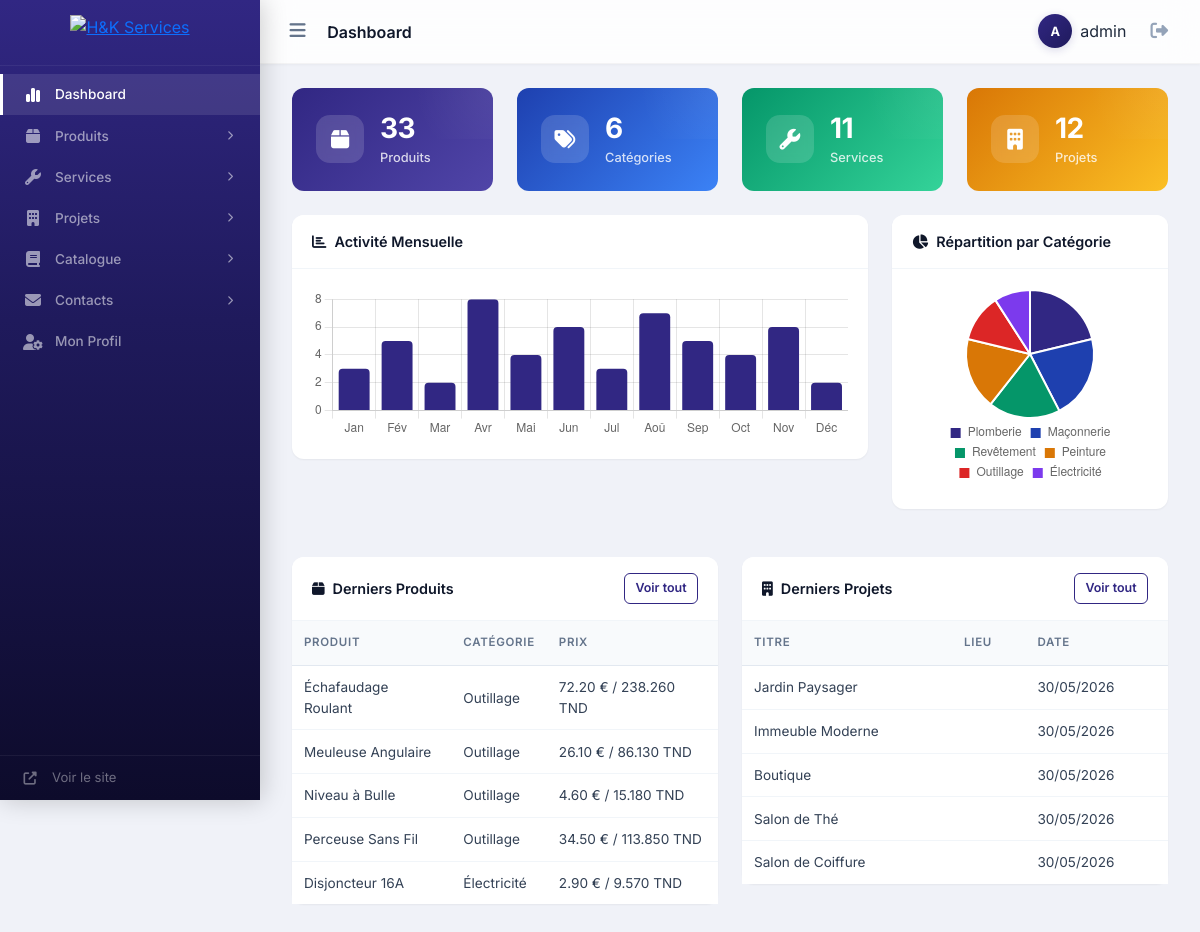
Page /admin/dashboard.php (signed in) on the committed database.
### tables this page shows
CREATE TABLE `products` (
  `id` int(11) NOT NULL AUTO_INCREMENT,
  `category_id` int(11) NOT NULL,
  `name` varchar(255) NOT NULL,
  `slug` varchar(255) NOT NULL,
  `description` text DEFAULT NULL,
  `price_eur` decimal(10,2) NOT NULL DEFAULT 0.00,
  `price_tnd` decimal(10,3) NOT NULL DEFAULT 0.000,
  `image` varchar(255) DEFAULT NULL,
  `badge_type` enum('none','nouveau','promotion','populaire') DEFAULT 'none',
  `colors` longtext DEFAULT NULL CHECK (json_valid(`colors`)),
  `featured` tinyint(1) DEFAULT 0,
  `active` tinyint(1) DEFAULT 1,
  `order_index` int(11) DEFAULT 0,
  `created_at` datetime DEFAULT current_timestamp(),
  `updated_at` datetime DEFAULT current_timestamp() ON UPDATE current_timestamp(),
  PRIMARY KEY (`id`),
  UNIQUE KEY `slug` (`slug`),
  KEY `category_id` (`category_id`),
  CONSTRAINT `products_ibfk_1` FOREIGN KEY (`category_id`) REFERENCES `categories` (`id`) ON DELETE CASCADE
);

CREATE TABLE `categories` (
  `id` int(11) NOT NULL AUTO_INCREMENT,
  `name` varchar(100) NOT NULL,
  `slug` varchar(100) NOT NULL,
  `icon` varchar(10) DEFAULT '?',
  `description` text DEFAULT NULL,
  `order_index` int(11) DEFAULT 0,
  `created_at` datetime DEFAULT current_timestamp(),
  `updated_at` datetime DEFAULT current_timestamp() ON UPDATE current_timestamp(),
  PRIMARY KEY (`id`),
  UNIQUE KEY `slug` (`slug`)
);

CREATE TABLE `projects` (
  `id` int(11) NOT NULL AUTO_INCREMENT,
  `title` varchar(255) NOT NULL,
  `slug` varchar(255) NOT NULL,
  `category` varchar(100) DEFAULT 'amenagement',
  `project_number` varchar(50) DEFAULT NULL,
  `description` text DEFAULT NULL,
  `location` varchar(255) DEFAULT NULL,
  `surface` varchar(50) DEFAULT NULL,
  `client` varchar(255) DEFAULT NULL,
  `thumbnail` varchar(255) DEFAULT NULL,
  `images` longtext DEFAULT NULL CHECK (json_valid(`images`)),
  `active` tinyint(1) DEFAULT 1,
  `order_index` int(11) DEFAULT 0,
  `created_at` datetime DEFAULT current_timestamp(),
  `updated_at` datetime DEFAULT current_timestamp() ON UPDATE current_timestamp(),
  PRIMARY KEY (`id`),
  UNIQUE KEY `slug` (`slug`)
);

### includes/helpers.php (called while the page is built, shortened)
<?php
function sanitize($input): string {
    return htmlspecialchars(trim((string)$input), ENT_QUOTES, 'UTF-8');
}

### admin/dashboard.php (the view, shortened to what this page needs)
<?php
require_once __DIR__ . '/partials/header.php';
$db = getDB();
$stats = [
    'products'   => $db->query("SELECT COUNT(*) FROM products")->fetchColumn(),
    'categories' => $db->query("SELECT COUNT(*) FROM categories")->fetchColumn(),
    'services'   => $db->query("SELECT COUNT(*) FROM services WHERE active=1")->fetchColumn(),
    'projects'   => $db->query("SELECT COUNT(*) FROM projects WHERE active=1")->fetchColumn(),
];
$catDist = $db->query("SELECT c.name, COUNT(p.id) as cnt FROM categories c LEFT JOIN products p ON p.category_id=c.id GROUP BY c.id ORDER BY cnt DESC")->fetchAll();
$recentProducts = $db->query("SELECT p.id, p.name, p.price_eur, p.price_tnd, c.name as cat FROM products p LEFT JOIN categories c ON c.id=p.category_id ORDER BY p.id DESC LIMIT 5")->fetchAll();
$recentProjects = $db->query("SELECT id, title, location, created_at FROM projects WHERE active=1 ORDER BY id DESC LIMIT 5")->fetchAll();
?>
<div class="row g-4 mb-4">
    <div class="col-md-3 col-6">
        <div class="stat-card" style="background:linear-gradient(135deg,#312783,#5045a8)">
            <div class="stat-icon"><i class="fas fa-box"></i></div>
            <div><div class="stat-number"><?= $stats['products'] ?></div><div class="stat-label">Produits</div></div>
        </div>
    </div>
    <div class="col-md-3 col-6">
        <div class="stat-card" style="background:linear-gradient(135deg,#1e40af,#3b82f6)">
            <div class="stat-icon"><i class="fas fa-tags"></i></div>
            <div><div class="stat-number"><?= $stats['categories'] ?></div><div class="stat-label">Catégories</div></div>
        </div>
    </div>
    <div class="col-md-3 col-6">
        <div class="stat-card" style="background:linear-gradient(135deg,#059669,#34d399)">
            <div class="stat-icon"><i class="fas fa-wrench"></i></div>
            <div><div class="stat-number"><?= $stats['services'] ?></div><div class="stat-label">Services</div></div>
        </div>
    </div>
    <div class="col-md-3 col-6">
        <div class="stat-card" style="background:linear-gradient(135deg,#d97706,#fbbf24)">
            <div class="stat-icon"><i class="fas fa-building"></i></div>
            <div><div class="stat-number"><?= $stats['projects'] ?></div><div class="stat-label">Projets</div></div>
        </div>
    </div>
</div>
<div class="row g-4 mb-4">
    <div class="col-lg-8">
        <div class="card">
            <div class="card-header"><i class="fas fa-chart-bar me-2"></i>Activité Mensuelle</div>
            <div class="card-body chart-container"><canvas id="barChart"></canvas></div>
        </div>
    </div>
    <div class="col-lg-4">
        <div class="card">
            <div class="card-header"><i class="fas fa-chart-pie me-2"></i>Répartition par Catégorie</div>
            <div class="card-body chart-container" style="height:240px"><canvas id="pieChart"></canvas></div>
        </div>
    </div>
</div>
<div class="row g-4">
    <div class="col-lg-6">
        <div class="card">
            <div class="card-header d-flex justify-content-between align-items-center">
                <span><i class="fas fa-box me-2"></i>Derniers Produits</span>
                <a href="<?= BASE_PATH ?>/admin/products/index.php" class="btn btn-sm btn-outline-brand">Voir tout</a>
            </div>
            <div class="card-body p-0">
                <div class="table-responsive">
                    <table class="table table-hover mb-0">
                        <thead><tr><th>Produit</th><th>Catégorie</th><th>Prix</th></tr></thead>
                        <tbody>
                            <?php foreach ($recentProducts as $p): ?>
                            <tr><td><?= sanitize($p['name']) ?></td><td><?= sanitize($p['cat']) ?></td><td><?= number_format($p['price_eur'], 2) ?> € / <?= number_format($p['price_tnd'], 3) ?> TND</td></tr>
                            <?php endforeach; ?>
                        </tbody>
                    </table>
                </div>
            </div>
        </div>
    </div>
    <div class="col-lg-6">
        <div class="card">
            <div class="card-header d-flex justify-content-between align-items-center">
                <span><i class="fas fa-building me-2"></i>Derniers Projets</span>
                <a href="<?= BASE_PATH ?>/admin/projects/index.php" class="btn btn-sm btn-outline-brand">Voir tout</a>
            </div>
            <div class="card-body p-0">
                <div class="table-responsive">
                    <table class="table table-hover mb-0">
                        <thead><tr><th>Titre</th><th>Lieu</th><th>Date</th></tr></thead>
                        <tbody>
                            <?php foreach ($recentProjects as $p): ?>
                            <tr><td><?= sanitize($p['title']) ?></td><td><?= sanitize($p['location']) ?></td><td><?= date('d/m/Y', strtotime($p['created_at'])) ?></td></tr>
                            <?php endforeach; ?>
                        </tbody>
                    </table>
                </div>
            </div>
        </div>
    </div>
</div>
<script>
const catLabels = <?= json_encode(array_map(fn($r) => $r['name'], $catDist)) ?>;
const catData = <?= json_encode(array_map(fn($r) => (int)$r['cnt'], $catDist)) ?>;
new Chart(document.getElementById('barChart'), {
    type: 'bar',
    data: { labels: ['Jan','Fév','Mar','Avr','Mai','Jun','Jul','Aoû','Sep','Oct','Nov','Déc'], datasets: [{ label: 'Nouveaux produits', data: [3,5,2,8,4,6,3,7,5,4,6,2], backgroundColor: '#312783', borderRadius: 4 }] },
    options: { responsive: true, maintainAspectRatio: false, plugins: { legend: { display: false } } }
});
new Chart(document.getElementById('pieChart'), {
    type: 'pie',
    data: { labels: catLabels, datasets: [{ data: catData, backgroundColor: ['#312783','#1e40af','#059669','#d97706','#dc2626','#7c3aed','#0891b2'] }] },
    options: { responsive: true, maintainAspectRatio: false, plugins: { legend: { position: 'bottom', labels: { boxWidth: 12, padding: 8 } } } }
});
</script>
<?php require_once __DIR__ . '/partials/footer.php'; ?>

### admin/assets/admin.css (style rules this page uses)
:root { --brand: #312783; --brand-dark: #1f1a5c; --brand-deeper: #0d0b2b; --brand-light: #e8e6f7; --brand-glow: rgba(49, 39, 131, .18); --sidebar-w: 260px; --sidebar-collapsed-w: 68px; --topbar-h: 64px; --radius: 12px; --radius-sm: 8px; --radius-xs: 6px; --shadow-sm: 0 1px 2px rgba(0,0,0,.05); --shadow-md: 0 4px 12px rgba(0,0,0,.07); --shadow-lg: 0 12px 40px rgba(0,0,0,.1); --transition: .25s cubic-bezier(.4,0,.2,1); }
*, *::before, *::after { box-sizing: border-box; }
body { font-family: 'Inter', -apple-system, BlinkMacSystemFont, sans-serif; background: #f0f2f8; overflow-x: hidden; color: #1e293b; -webkit-font-smoothing: antialiased; }
.card { border: none; border-radius: var(--radius); box-shadow: var(--shadow-sm); margin-bottom: 1.5rem; transition: box-shadow var(--transition), transform .2s; }
.card-header { background: #fff; border-bottom: 1px solid #f1f5f9; padding: 1rem 1.25rem; font-weight: 600; font-size: .9rem; color: #0f172a; border-radius: var(--radius) var(--radius) 0 0 !important; }
.card-body { padding: 1.25rem; }
.stat-card { border-radius: var(--radius); padding: 1.5rem; display: flex; align-items: center; gap: 1rem; color: #fff; transition: transform .25s, box-shadow .3s; cursor: default; position: relative; overflow: hidden; }
.stat-card::after { content: ''; position: absolute; top: -50%; right: -50%; width: 100%; height: 100%; background: radial-gradient(circle, rgba(255,255,255,.06), transparent 70%); pointer-events: none; }
.stat-card .stat-icon { width: 48px; height: 48px; border-radius: 14px; background: rgba(255,255,255,.15); display: flex; align-items: center; justify-content: center; font-size: 1.3rem; flex-shrink: 0; backdrop-filter: blur(4px); }
.stat-card .stat-number { font-size: 1.75rem; font-weight: 700; line-height: 1.2; letter-spacing: -.02em; }
.stat-card .stat-label { font-size: .8rem; opacity: .8; margin-top: 2px; font-weight: 500; }
.table { margin-bottom: 0; }
.table th { font-weight: 600; font-size: .72rem; text-transform: uppercase; letter-spacing: .06em; color: #64748b; border-bottom: 1px solid #e2e8f0; padding: .85rem .75rem; background: #f8fafc; white-space: nowrap; }
.table td { vertical-align: middle; font-size: .85rem; padding: .7rem .75rem; color: #334155; border-bottom: 1px solid #f1f5f9; }
.table tbody tr { transition: background .15s; }
.table tbody tr:last-child td { border-bottom: none; }
.btn-outline-brand { color: var(--brand); border: 1.5px solid var(--brand); border-radius: var(--radius-sm); font-weight: 600; font-size: .8rem; padding: .4rem .85rem; transition: all .2s; text-decoration: none; display: inline-flex; align-items: center; gap: .35rem; background: transparent; cursor: pointer; font-family: 'Inter', sans-serif; }
.btn-sm { border-radius: var(--radius-xs); padding: .3rem .65rem; font-size: .78rem; }

### rows in the picture
products: name "Échafaudage Roulant", category.name "Outillage", price_eur "72.20", price_tnd "238.260"
products: name "Meuleuse Angulaire", category.name "Outillage", price_eur "26.10", price_tnd "86.130"
products: name "Niveau à Bulle", category.name "Outillage", price_eur "4.60", price_tnd "15.180"
products: name "Perceuse Sans Fil", category.name "Outillage", price_eur "34.50", price_tnd "113.850"
products: name "Disjoncteur 16A", category.name "Électricité", price_eur "2.90", price_tnd "9.570"
projects: title "Jardin Paysager", created_at "30/05/2026"
projects: title "Immeuble Moderne", created_at "30/05/2026"
projects: title "Boutique", created_at "30/05/2026"
projects: title "Salon de Thé", created_at "30/05/2026"
projects: title "Salon de Coiffure", created_at "30/05/2026"

### other values in the picture
$pageTitle "Dashboard"
substr(adminName(), 0, 1) "A"
adminName() "admin"
$stats['products'] "33"
$stats['categories'] "6"
$stats['services'] "11"
$stats['projects'] "12"
chart data {{ json_encode(array_map(fn($r) => (int)$r['cnt'], $catDist)) }} [7,7,6,6,4,3]
